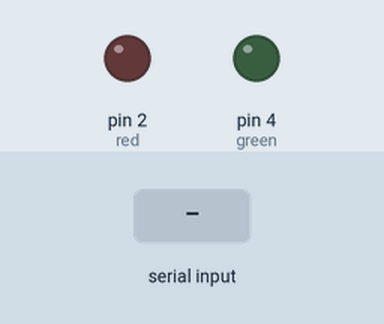
Recording of a sketch running on a simulated Arduino Uno, built with avr-gcc and run on an emulated ATmega328P. Shown: output pins drawn as LEDs (lit = HIGH). The test bench sets the inputs (shaded band). What the sketch prints to the serial monitor is not drawn.

Above: at 1.2 s.
1.3 s: "Red\n" received over Serial
At 2.1 s:
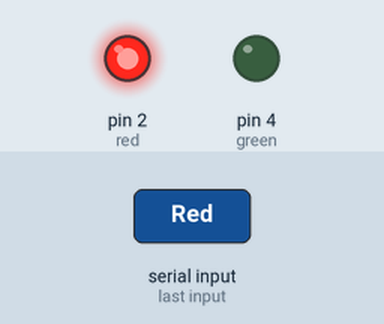
4.0 s: "Green\n" received over Serial
At 5.3 s:
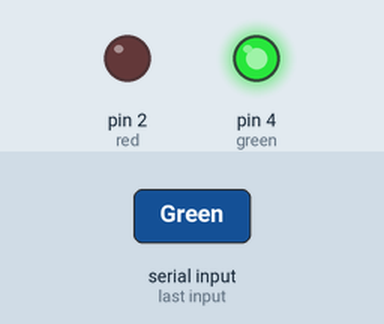
Timing chart, 0 to 7.0 s (numbered marks = the images above; inputs shaded):
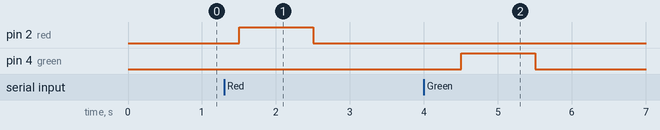

The sketch:

ard_test.ino
```cpp
String str;

void setup() {
  // put your setup code here, to run once:
  pinMode(2,OUTPUT);//red
  pinMode(4,OUTPUT);//green
  Serial.begin(9600);
}

void loop() {
  // put your main code here, to run repeatedly:
  if (Serial.available()){
      str = Serial.readStringUntil('\n');
      Serial.println(str);
      if (str=="Red"){
        Serial.println("Red turn on");
        digitalWrite(2,1);
        delay(1000);
        digitalWrite(2,0);
        }
      if (str=="Green"){
        Serial.println("Green turn on");
        digitalWrite(4,1);
        delay(1000);
        digitalWrite(4,0);
        }
    }
  Serial.write(44);
  delay(500);
}
```

Measured:
- after the input at 1.3 s, pin 2 (red): LOW → HIGH after 0.20 s, → LOW 1.0 s later
- after the input at 4.0 s, pin 4 (green): LOW → HIGH after 0.50 s, → LOW 1.0 s later
